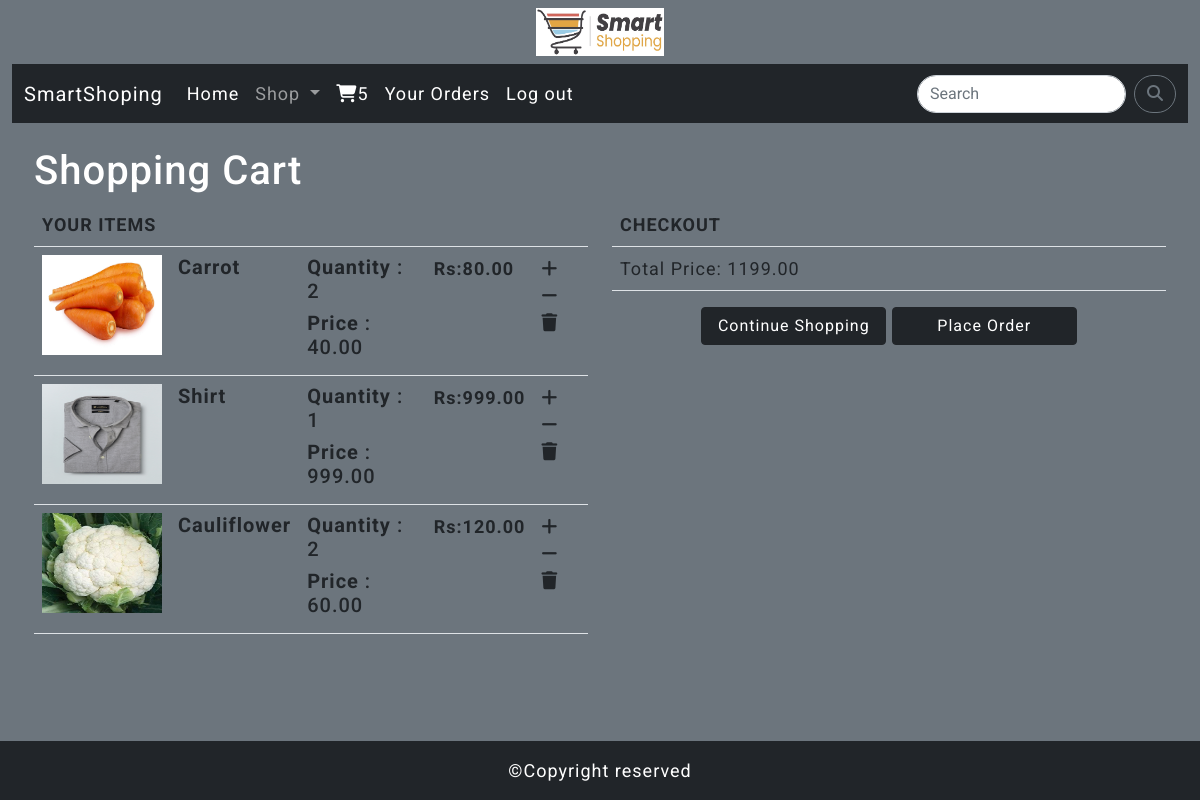
The app's page /cart/cview/ (signed in) with its own data.
### cart/models.py (models this page shows, shortened)
class Cart(models.Model):
    user = models.ForeignKey(User, on_delete=models.CASCADE)
    products = models.ForeignKey(Product, on_delete=models.CASCADE)
    date = models.DateField(auto_now_add=True)
    quantity = models.IntegerField(default=1)
    active = models.BooleanField(default=True)
    def subtotal(self):
        return self.quantity * self.products.price

### shop/models.py (models this page shows, shortened)
class Product(models.Model):
    name = models.CharField(max_length=250, unique=True)
    slug = models.SlugField(max_length=250, unique=True)
    description = models.TextField(blank=True)
    price = models.DecimalField(max_digits=10, decimal_places=2)
    category = models.ForeignKey(Category, on_delete=models.CASCADE)
    image = models.ImageField(upload_to='img/Products', null=True, blank=True)
    stock = models.IntegerField()
    available = models.BooleanField(default=True)
    created = models.DateTimeField(auto_now_add=True)
    updated = models.DateTimeField(auto_now=True)

### cart/views.py (the view)
# urls.py: path('cview/', views.cart_view, name='cart_view'),
@login_required
def cart_view(request):
    total = 0
    try:
        user = request.user
        cart = Cart.objects.filter(user=user)
        for i in cart:
            total += i.quantity * i.products.price
    except Cart.DoesNotExists:
        pass
    return render(request, 'cart.html', {'cart': cart, 'total': total})

### cart/context_processors.py (called while the page is built)
def counter(request):
    item_count = 0
    if request.user.is_authenticated:
        user = request.user
        try:
            cart = Cart.objects.filter(user=user)
            for i in cart:
                item_count += i.quantity
        except Cart.DoesNotExist:
            item_count = 0
    return {'item_count': item_count}

### shop/context_processors.py (called while the page is built)
def menu_links(request):
    cat = Category.objects.all()
    return {'links': cat}

### templates/cart.html (shortened to what this page needs)
{% extends 'base.html' %}
{% load static %}
{% block content %}
<section class="cart">
    <div class="container-fluid mb-4" style="width:1180px;">
        {% if not cart %}
        <div>
            <h1 class="text-center mt-4">Cart is Empty</h1>
        </div>
        <div class="text-center">
            <a class="btn btn-dark mt-2" href="{% url 'shop:allProcat' %}">Continue Shopping</a>
        </div>
        {% else %}
        <div class="row mx-auto mt-4">
            <h1>Shopping Cart</h1>
            <div class="col-sm-6 mb-4">
                <table class="table">
                    <tr>
                        <th colspan="5">
                            YOUR ITEMS
                        </th>
                    </tr>
                    {% for i in cart %}
                    <tr>
                        <td><img src="{{i.products.image.url}}" style="height:100px;width:120px;"></td>
                        <td><h5><strong>{{i.products.name}}</strong></h5></td>
                        <td><h5><b>Quantity </b>: {{i.quantity}}</h5>
                            <h5><strong>Price</strong> : {{i.products.price}}</h5></td>
                        <td><strong>Rs:{{i.subtotal}}</strong></td>
                        {% if i.quantity < i.products.stock %}
                        <td>
                            <a class="text-dark" href="{% url 'cart:cartpg' i.products.id %}"><i
                                    class="fa-solid fa-plus" aria-hidden="true"></i></a>
                            <a class="text-dark" href="{% url 'cart:item_reduce' i.products.id %}"><i
                                    class="fa-solid fa-minus" aria-hidden="true"></i></a>
                            <a class="text-dark" href="{% url 'cart:item_remove' i.products.id %}"><i
                                    class="fa-solid fa-trash" aria-hidden="true"></i></a>
                        </td>
                        {% endif %}
                    </tr>
                    {% endfor %}
                </table>
            </div>
            <div class="col-sm-6 mb-4">
                <table class="table">
                    <tr>
                        <th colspan="5">
                            CHECKOUT
                        </th>
                    </tr>
                    <tr>
                        <td>Total Price: {{total}}</td>
                    </tr>
                </table>
                <div class="text-center">
                    <a href="{% url 'shop:allProcat' %}" style="width: 185px;" class="btn btn-dark">Continue Shopping</a>
                    <a href="{% url 'cart:porder' %}" style="width: 185px;" class="btn btn-dark">Place Order</a>
                </div>
            </div>
        </div>
        {% endif %}
    </div>
</section>
{% endblock %}

### templates/base.html (shortened to what this page needs)
<!DOCTYPE html>
{% load static %}
<html lang="en">
<head>
    <link href="https://cdn.jsdelivr.net/npm/bootstrap@5.0.2/dist/css/bootstrap.min.css" rel="stylesheet"
>
    <link rel="stylesheet" href="{% static 'css/style.css' %}">
    <link rel="stylesheet" href="https://cdnjs.cloudflare.com/ajax/libs/font-awesome/6.4.0/css/all.min.css">
</head>
<body class="bg-secondary" style="color:white;">
<div class="header mt-2">
    <div class="container-fluid">
        <center>
            <img src="{% static 'images/logo1.jpg' %}">
        </center>
        <nav class="navbar navbar-expand-lg navbar-dark bg-dark mt-2">
            <div class="container-fluid">
                <a class="navbar-brand" href="">SmartShoping</a>
                <div class="collapse navbar-collapse" id="navbarSupportedContent">
                    <ul class="navbar-nav me-auto mb-2 mb-lg-0">
                        <li class="nav-item">
                            <a class="nav-link active" aria-current="page" href="{% url 'shop:allProcat' %}">Home</a>
                        </li>
                        {% if user.is_authenticated %}
                        <li class="nav-item dropdown">
                            <a class="nav-link dropdown-toggle" href="#" id="navbarDropdown" role="button"
                               data-bs-toggle="dropdown" aria-expanded="false">
                                Shop
                            </a>
                        </li>
                        <li class="nav-item">
                            <a class="nav-link active" aria-current="page" href="{% url 'cart:cart_view' %}"><i class="fa-solid fa-cart-shopping"></i>{{item_count}}</a>
                        </li>
                        <li class="nav-item">
                            <a class="nav-link active" aria-current="page" href="{% url 'cart:yourorder' %}">Your Orders</a>
                        </li>
                        <li class="nav-item">
                            <a class="nav-link active" aria-current="page" href="{% url 'shop:ulogout' %}">Log out</a>
                        </li>
                        {% endif %}
                    </ul>
                    <form class="d-flex" action="{% url 'search:srchrslt' %}" method="post">
                        <input class="form-control inbox me-2" name="sear" type="search" placeholder="Search"
                               aria-label="Search">
                        <button class="btn btn-outline-secondary" type="submit"><i
                                class="fa-solid fa-magnifying-glass fa-beat"></i></button>
                    </form>
                </div>
            </div>
        </nav>
    </div>
</div>
{% block content %}
{% endblock %}
<center>
    <footer class="bg-dark pt-3">
        <div class="container-fluid copyright">
            <p>&copy;Copyright reserved</p>
        </div>
    </footer>
</center>
</body>
</html>

### static/css/style.css (style rules this page uses)
body { font-family: 'Roboto', sans-serif; font-size: 18px; letter-spacing: 1px; color: white; }
.header img { height: 3rem; width: 8rem; }
nav .btn-outline-secondary { border-radius:20px; }
nav .inbox { border-radius:20px; }
footer { position: fixed; bottom: 0; width: 100%; }

### records on screen
Cart: products.image (picture), products.name "Carrot", quantity "2", products.price "40.00", subtotal "80.00"
Cart: products.image (picture), products.name "Shirt", quantity "1", products.price "999.00", subtotal "999.00"
Cart: products.image (picture), products.name "Cauliflower", quantity "2", products.price "60.00", subtotal "120.00"

### other values on screen
{{ item_count }} "5"
{{ total }} "1199.00"
